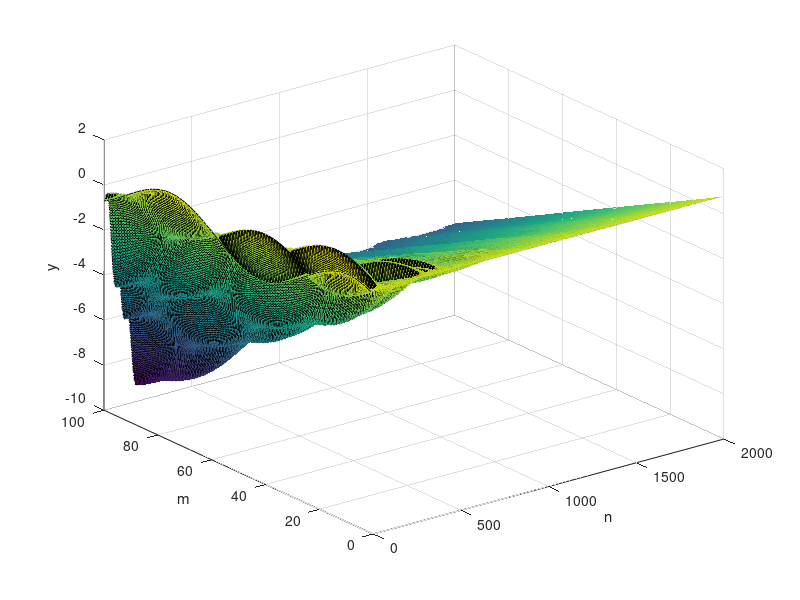
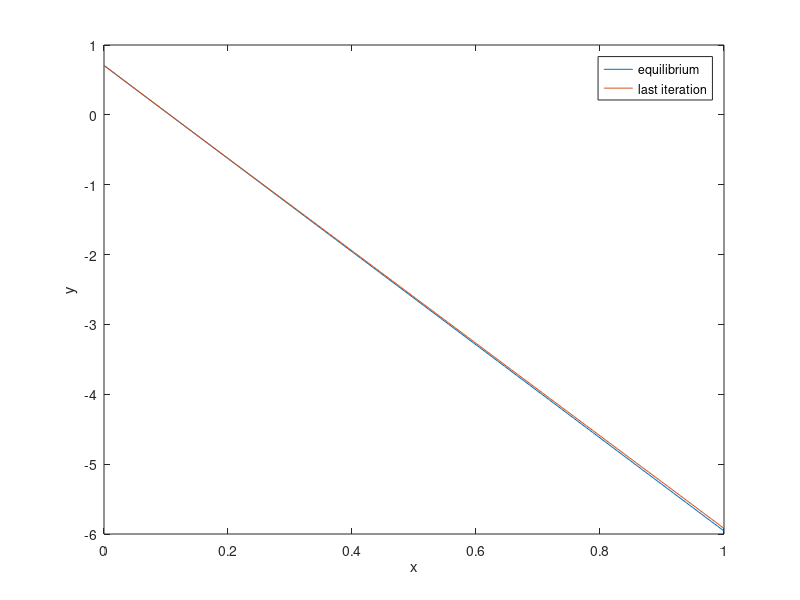
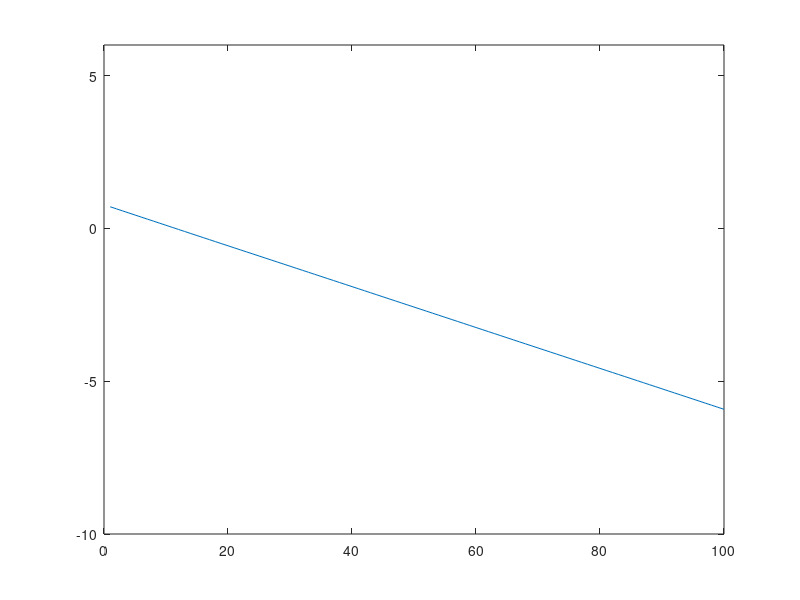

MATLAB code for these plots, in order:
% Constants start

% Linear mass density (u)
linear_mass_density = 0.01;

% Tension force (T)
tension_force = 100;

% viscous damping coefficent [N*s/m]
b = 0.5;

% String length (L)
string_length = 1;

%Matrix
M = 100;
N = 2000;

% Constants end

beta = b / 2 / linear_mass_density;
x = linspace(0, string_length, M)';
velocity = sqrt(tension_force / linear_mass_density);
dx = x(2) - x(1);
dt = dx / velocity;
p = (velocity * dt / dx)^2;
q = 1 + beta * dt;
u = 1 - beta * dt;

% boundary conditions
% (l, r) Dirichlet condition
% (h, k) Neumann condition

% Dirichlet - Neumann
s = sin(3 * pi * x + pi / 4);
g = ones(M, 1);
l = sqrt(2) / 2 * ones(1, N);
k = 3 * pi * cos(pi * (1/4 + 3 * string_length)) * ones(1, N);

f(:, 1) = s;
f(1, 2:N) = l(2:N);
f(2:M - 1, 2) = p / 2 * (f(3:M, 1) - 2 * f(2:M - 1, 1) + f(1:M - 2, 1)) + f(2:M - 1, 1) + u * dt * g(2:M - 1);
f(M, 2) = p * (dx * k(2) - f(M, 1) + f(M - 1, 1)) + f(M, 1) + u * dt * g(M);

for n = 2:N - 1
    f(2:M - 1, n + 1) = (1 / q) * p * (f(3:M, n) - 2 * f(2:M - 1, n) + f(1:M - 2, n)) + 2 * (1 / q) * f(2:M - 1, n) - (u / q) * f(2:M - 1, n - 1);
    f(M, n + 1) = (1 / q) * p * 2 * (dx * k(n) - f(M, n) + f(M - 1, n)) + 2 * (1 / q) * f(M, n) - (u / q) * f(M, n - 1);
end

plot_x = 0:1 / (M - 1):1;
plot_y = 0:1 / (M - 1):1;

figure(1)
surf(f);
zlabel('y');
xlabel('n');
ylabel('m');
% damping must be different than 0
figure(2)
plot(plot_x, k(1) * plot_x + l(1), plot_y, f(:, N));
legend({'equilibrium', 'last iteration'})
xlabel('x');
ylabel('y');
X = 1:M;
fig = figure(3);
axh = axes('Parent', fig);
i = 1;
ph = plot(axh, X, f(:, i));
xlim([0 M]);
ylim([-10 6]);

while i < N
    i = i + 1;
    set(ph, 'YData', f(:, i));
    pause(0.1)
end
